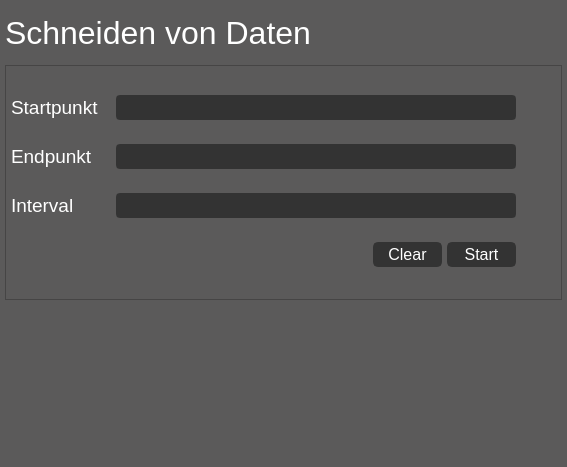
               <widget class="QWidget" name="page_cutting">
                <property name="styleSheet">
                 <string notr="true">background:rgb(91,90,90);</string>
                </property>
                <layout class="QVBoxLayout" name="verticalLayout_8">
                 <property name="spacing">
                  <number>5</number>
                 </property>
                 <property name="leftMargin">
                  <number>5</number>
                 </property>
                 <property name="topMargin">
                  <number>5</number>
                 </property>
                 <property name="rightMargin">
                  <number>5</number>
                 </property>
                 <property name="bottomMargin">
                  <number>5</number>
                 </property>
                 <item>
                  <widget class="QLabel" name="lab_recording_main">
                   <property name="minimumSize">
                    <size>
                     <width>0</width>
                     <height>55</height>
                    </size>
                   </property>
                   <property name="maximumSize">
                    <size>
                     <width>16777215</width>
                     <height>55</height>
                    </size>
                   </property>
                   <property name="font">
                    <font>
                     <family>Segoe UI</family>
                     <pointsize>24</pointsize>
                    </font>
                   </property>
                   <property name="styleSheet">
                    <string notr="true">QLabel {
	color:rgb(255,255,255);
}</string>
                   </property>
                   <property name="text">
                    <string>Schneiden von Daten</string>
                   </property>
                  </widget>
                 </item>
                 <item>
                  <widget class="QFrame" name="frame_2">
                   <property name="enabled">
                    <bool>true</bool>
                   </property>
                   <property name="minimumSize">
                    <size>
                     <width>0</width>
                     <height>235</height>
                    </size>
                   </property>
                   <property name="maximumSize">
                    <size>
                     <width>16777215</width>
                     <height>235</height>
                    </size>
                   </property>
                   <property name="font">
                    <font>
                     <family>Segoe UI</family>
                     <pointsize>12</pointsize>
                    </font>
                   </property>
                   <property name="frameShape">
                    <enum>QFrame::StyledPanel</enum>
                   </property>
                   <property name="frameShadow">
                    <enum>QFrame::Raised</enum>
                   </property>
                   <layout class="QGridLayout" name="gridLayout_2">
                    <property name="leftMargin">
                     <number>5</number>
                    </property>
                    <property name="topMargin">
                     <number>5</number>
                    </property>
                    <property name="rightMargin">
                     <number>5</number>
                    </property>
                    <property name="bottomMargin">
                     <number>5</number>
                    </property>
                    <property name="horizontalSpacing">
                     <number>5</number>
                    </property>
                    <property name="verticalSpacing">
                     <number>0</number>
                    </property>
                    <item row="0" column="0">
                     <widget class="QLabel" name="label_2">
                      <property name="minimumSize">
                       <size>
                        <width>100</width>
                        <height>0</height>
                       </size>
                      </property>
                      <property name="font">
                       <font>
                        <family>Segoe UI</family>
                        <pointsize>14</pointsize>
                       </font>
                      </property>
                      <property name="styleSheet">
                       <string notr="true">color:rgb(255,255,255);</string>
                      </property>
                      <property name="text">
                       <string>Startpunkt</string>
                      </property>
                     </widget>
                    </item>
                    <item row="1" column="0">
                     <widget class="QLabel" name="label_3">
                      <property name="minimumSize">
                       <size>
                        <width>100</width>
                        <height>0</height>
                       </size>
                      </property>
                      <property name="font">
                       <font>
                        <family>Segoe UI</family>
                        <pointsize>14</pointsize>
                       </font>
                      </property>
                      <property name="styleSheet">
                       <string notr="true">color:rgb(255,255,255);</string>
                      </property>
                      <property name="text">
                       <string>Endpunkt</string>
                      </property>
                     </widget>
                    </item>
                    <item row="2" column="0">
                     <widget class="QLabel" name="label_4">
                      <property name="minimumSize">
                       <size>
                        <width>100</width>
                        <height>0</height>
                       </size>
                      </property>
                      <property name="font">
                       <font>
                        <family>Segoe UI</family>
                        <pointsize>14</pointsize>
                       </font>
                      </property>
                      <property name="styleSheet">
                       <string notr="true">color:rgb(255,255,255);</string>
                      </property>
                      <property name="text">
                       <string>Interval</string>
                      </property>
                     </widget>
                    </item>
                    <item row="2" column="1" colspan="3">
                     <widget class="QLineEdit" name="line_label4">
                      <property name="minimumSize">
                       <size>
                        <width>400</width>
                        <height>25</height>
                       </size>
                      </property>
                      <property name="maximumSize">
                       <size>
                        <width>500</width>
                        <height>25</height>
                       </size>
                      </property>
                      <property name="font">
                       <font>
                        <family>Segoe UI</family>
                        <pointsize>12</pointsize>
                       </font>
                      </property>
                      <property name="styleSheet">
                       <string notr="true">QLineEdit {
	color:rgb(255,255,255);
	border:2px solid rgb(51,51,51);
	border-radius:4px;
	background:rgb(51,51,51);
}

QLineEdit:disabled {
	color:rgb(255,255,255);
	border:2px solid rgb(112,112,112);
	border-radius:4px;
	background:rgb(112,112,112);
}</string>
                      </property>
                     </widget>
                    </item>
                    <item row="0" column="1" colspan="3">
                     <widget class="QLineEdit" name="line_label2">
                      <property name="enabled">
                       <bool>true</bool>
                      </property>
                      <property name="minimumSize">
                       <size>
                        <width>400</width>
                        <height>25</height>
                       </size>
                      </property>
                      <property name="maximumSize">
                       <size>
                        <width>500</width>
                        <height>25</height>
                       </size>
                      </property>
                      <property name="font">
                       <font>
                        <family>Segoe UI</family>
                        <pointsize>12</pointsize>
                       </font>
                      </property>
                      <property name="styleSheet">
                       <string notr="true">QLineEdit {
	color:rgb(255,255,255);
	border:2px solid rgb(51,51,51);
	border-radius:4px;
	background:rgb(51,51,51);
}

QLineEdit:disabled {
	color:rgb(255,255,255);
	border:2px solid rgb(112,112,112);
	border-radius:4px;
	background:rgb(112,112,112);
}</string>
                      </property>
                     </widget>
                    </item>
                    <item row="1" column="1" colspan="3">
                     <widget class="QLineEdit" name="line_label3">
                      <property name="minimumSize">
                       <size>
                        <width>400</width>
                        <height>25</height>
                       </size>
                      </property>
                      <property name="maximumSize">
                       <size>
                        <width>500</width>
                        <height>25</height>
                       </size>
                      </property>
                      <property name="font">
                       <font>
                        <family>Segoe UI</family>
                        <pointsize>12</pointsize>
                       </font>
                      </property>
                      <property name="styleSheet">
                       <string notr="true">QLineEdit {
	color:rgb(255,255,255);
	border:2px solid rgb(51,51,51);
	border-radius:4px;
	background:rgb(51,51,51);
}

QLineEdit:disabled {
	color:rgb(255,255,255);
	border:2px solid rgb(112,112,112);
	border-radius:4px;
	background:rgb(112,112,112);
}</string>
                      </property>
                     </widget>
                    </item>
                    <item row="1" column="4">
                     <spacer name="horizontalSpacer_2">
                      <property name="orientation">
                       <enum>Qt::Horizontal</enum>
                      </property>
                      <property name="sizeHint" stdset="0">
                       <size>
                        <width>40</width>
                        <height>20</height>
                       </size>
                      </property>
                     </spacer>
                    </item>
                    <item row="3" column="0" colspan="2">
                     <spacer name="horizontalSpacer_3">
                      <property name="orientation">
                       <enum>Qt::Horizontal</enum>
                      </property>
                      <property name="sizeHint" stdset="0">
                       <size>
                        <width>40</width>
                        <height>20</height>
                       </size>
                      </property>
                     </spacer>
                    </item>
                    <item row="3" column="2">
                     <widget class="QPushButton" name="bn_recording_start">
                      <property name="enabled">
                       <bool>true</bool>
                      </property>
                      <property name="minimumSize">
                       <size>
                        <width>69</width>
                        <height>25</height>
                       </size>
                      </property>
                      <property name="maximumSize">
                       <size>
                        <width>69</width>
                        <height>25</height>
                       </size>
                      </property>
                      <property name="font">
                       <font>
                        <family>Segoe UI</family>
                        <pointsize>12</pointsize>
                       </font>
                      </property>
                      <property name="styleSheet">
                       <string notr="true">QPushButton {
	border: 2px solid rgb(51,51,51);
	border-radius: 5px;
	color:rgb(255,255,255);
	background-color: rgb(51,51,51);
}
QPushButton:hover {
	border: 2px solid rgb(0,143,150);
	background-color: rgb(0,143,150);
}
QPushButton:pressed {
	border: 2px solid rgb(0,143,150);
	background-color: rgb(51,51,51);
}

QPushButton:disabled {
	border-radius: 5px;
	border: 2px solid rgb(112,112,112);
	background-color: rgb(112,112,112);
}</string>
                      </property>
                      <property name="text">
                       <string>Clear</string>
                      </property>
                     </widget>
                    </item>
                    <item row="3" column="3">
                     <widget class="QPushButton" name="bn_recording_connect">
                      <property name="minimumSize">
                       <size>
                        <width>69</width>
                        <height>25</height>
                       </size>
                      </property>
                      <property name="maximumSize">
                       <size>
                        <width>69</width>
                        <height>25</height>
                       </size>
                      </property>
                      <property name="font">
                       <font>
                        <family>Segoe UI</family>
                        <pointsize>12</pointsize>
                       </font>
                      </property>
                      <property name="styleSheet">
                       <string notr="true">QPushButton {
	border: 2px solid rgb(51,51,51);
	border-radius: 5px;
	color:rgb(255,255,255);
	background-color: rgb(51,51,51);
}
QPushButton:hover {
	border: 2px solid rgb(0,143,150);
	background-color: rgb(0,143,150);
}
QPushButton:pressed {
	border: 2px solid rgb(0,143,150);
	background-color: rgb(51,51,51);
}

QPushButton:disabled {
	border-radius: 5px;
	border: 2px solid rgb(112,112,112);
	background-color: rgb(112,112,112);
}</string>
                      </property>
                      <property name="text">
                       <string>Start</string>
                      </property>
                     </widget>
                    </item>
                   </layout>
                  </widget>
                 </item>
                 <item>
                  <spacer name="verticalSpacer_2">
                   <property name="orientation">
                    <enum>Qt::Vertical</enum>
                   </property>
                   <property name="sizeHint" stdset="0">
                    <size>
                     <width>20</width>
                     <height>162</height>
                    </size>
                   </property>
                  </spacer>
                 </item>
                </layout>
               </widget>
